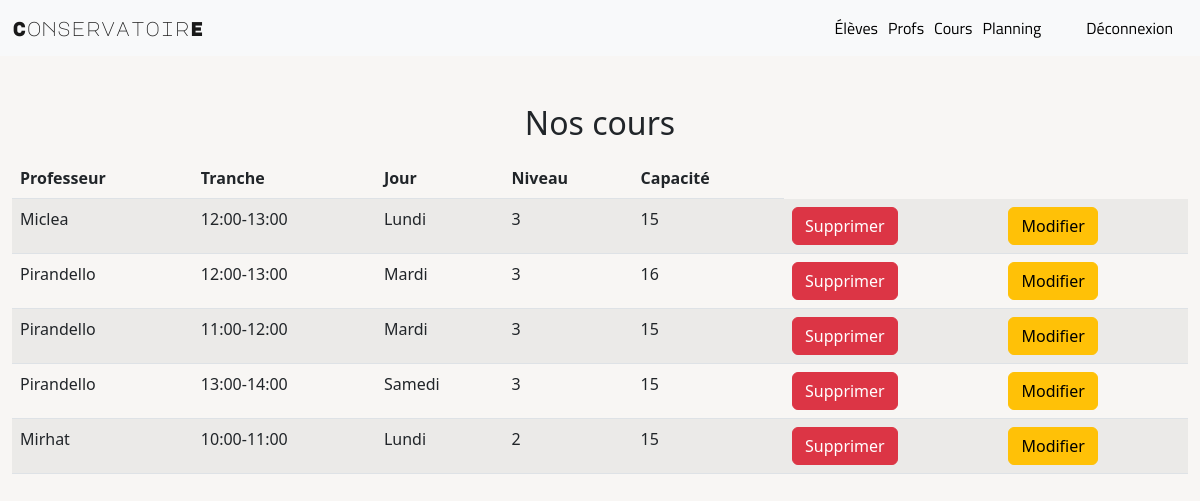
Screenshot of /index.php?uc=cours&action=liste (signed in) with the database file from the repository.
### tables this page shows
CREATE TABLE `seance` (
  `IDPROF` int(11) NOT NULL,
  `NUMSEANCE` int(11) NOT NULL,
  `TRANCHE` char(32) NOT NULL,
  `JOUR` char(32) NOT NULL,
  `NIVEAU` int(11) NOT NULL,
  `CAPACITE` int(11) DEFAULT NULL
);

CREATE TABLE `personne` (
  `ID` int(11) NOT NULL,
  `NOM` char(32) DEFAULT NULL,
  `PRENOM` char(32) DEFAULT NULL,
  `TEL` int(11) DEFAULT NULL,
  `MAIL` char(32) DEFAULT NULL,
  `ADRESSE` char(32) DEFAULT NULL
);

### Modeles/monPdo.php (called while the page is built, shortened)
<?php
class MonPdo
{
    private static $serveur='mysql:host=localhost';
    private static $bdd='dbname=kurghsvm_conservatoire';
    private static $user='root';
    private static $mdp='';
    private static $unPdo = null;
    private function __construct()
    {
        MonPdo::$unPdo = new PDO(MonPdo::$serveur.';'.MonPdo::$bdd, MonPdo::$user, MonPdo::$mdp);
        MonPdo::$unPdo->query("SET CHARACTER SET utf8");
        MonPdo::$unPdo->setAttribute(PDO::ATTR_ERRMODE, PDO::ERRMODE_EXCEPTION);
    }
    public static function getInstance()
    {
        if (self::$unPdo == null) {
            self::$monPdo = new MonPdo();
        }
        return self::$unPdo;
    }
}
?>

### Modeles/cours.class.php (called while the page is built, shortened)
<?php
class cours
{
    private $IDPROF;
    private $NUMSEANCE;
    private $TRANCHE;
    private $JOUR;
    private $NIVEAU;
    private $CAPACITE;
    public function getIDPROF()
    {
        return $this->IDPROF;
    }
    public function getNUMSEANCE()
    {
        return $this->NUMSEANCE;
    }
    public function getTRANCHE()
    {
        return $this->TRANCHE;
    }
    public function getJOUR()
    {
        return $this->JOUR;
    }
    public function getNIVEAU()
    {
        return $this->NIVEAU;
    }
    public function getCAPACITE()
    {
        return $this->CAPACITE;
    }
    public static function afficherTous()
    {
        $req = MonPdo::getInstance()->prepare("select * from seance");
        $req->setFetchMode(PDO::FETCH_CLASS | PDO::FETCH_PROPS_LATE, 'cours');
        $req->execute();
        $lesResultats = $req->fetchAll();
        return $lesResultats;
    }
}
?>

### Modeles/personne.class.php (called while the page is built, shortened)
<?php
class personne
{
        private $NOM;
        public function getNOM()
        {
                return $this->NOM;
        }
        public static function getById($id)
        {
                $req = MonPdo::getInstance()->prepare("SELECT * FROM personne WHERE ID = :id");
                $req->bindValue(':id', $id, PDO::PARAM_INT);
                $req->setFetchMode(PDO::FETCH_CLASS | PDO::FETCH_PROPS_LATE, 'personne');
                $req->execute();
                return $req->fetch();
        }
}
?>

### Vues/affichercours.php (the view, shortened to what this page needs)
<?php
require_once 'Modeles/monPdo.php';
require_once 'Modeles/personne.class.php';
?>
<!DOCTYPE html>
<html lang="en">
<head>
    <link rel='stylesheet' href='https://cdn.jsdelivr.net/npm/bootstrap@5.2.0/dist/css/bootstrap.min.css'>
</head>
<body>
    <?php include("header/header.php"); ?>
    <div class="position-relative width:80vw;">
        <h2 class="d-flex justify-content-center mt-5">Nos cours</h2>
    </div>
    <div class="container-fluid position-relative mt-3">
        <table class="table table-striped">
            <thead>
                <tr>
                    <th scope="col">Professeur</th>
                    <th scope="col">Tranche</th>
                    <th scope="col">Jour</th>
                    <th scope="col">Niveau</th>
                    <th scope="col">Capacité</th>
                </tr>
            </thead>
            <tbody>
                <?php
                foreach ($lesSeances as $seance) {
                    echo "<tr>";
                    $professeur = Personne::getById($seance->getIDPROF());
                    echo "<td>" . $professeur->getNOM() . "</td>";
                    echo "<td>" . $seance->getTRANCHE() . "</td>";
                    echo "<td>" . $seance->getJOUR() . "</td>";
                    echo "<td>" . $seance->getNIVEAU() . "</td>";
                    echo "<td>" . $seance->getCAPACITE() . "</td>";
                    echo "<td><a href='index.php?uc=cours&action=supprimer&idseance=" . $seance->getNUMSEANCE() . "'><button type='button' class='btn btn-danger'>Supprimer</button></a></td>";
                    echo "<td><a href='index.php?uc=cours&action=editer_form&idseance=" . $seance->getNUMSEANCE() . "'><button type='button' class='btn btn-warning'>Modifier</button></a></td>";
                    echo "</tr>";
                }
                ?>
            </tbody>
        </table>
    </div>
</body>
</html>

### header/header.php (style rules this page uses)
body { background-color: #F8F6F4; min-height: 100vh; }

### rows the page displays
seance: personne.NOM "Miclea", TRANCHE "12:00-13:00", JOUR "Lundi", NIVEAU "3", CAPACITE "15"
seance: personne.NOM "Pirandello", TRANCHE "12:00-13:00", JOUR "Mardi", NIVEAU "3", CAPACITE "16"
seance: personne.NOM "Pirandello", TRANCHE "11:00-12:00", JOUR "Mardi", NIVEAU "3", CAPACITE "15"
seance: personne.NOM "Pirandello", TRANCHE "13:00-14:00", JOUR "Samedi", NIVEAU "3", CAPACITE "15"
seance: personne.NOM "Mirhat", TRANCHE "10:00-11:00", JOUR "Lundi", NIVEAU "2", CAPACITE "15"
